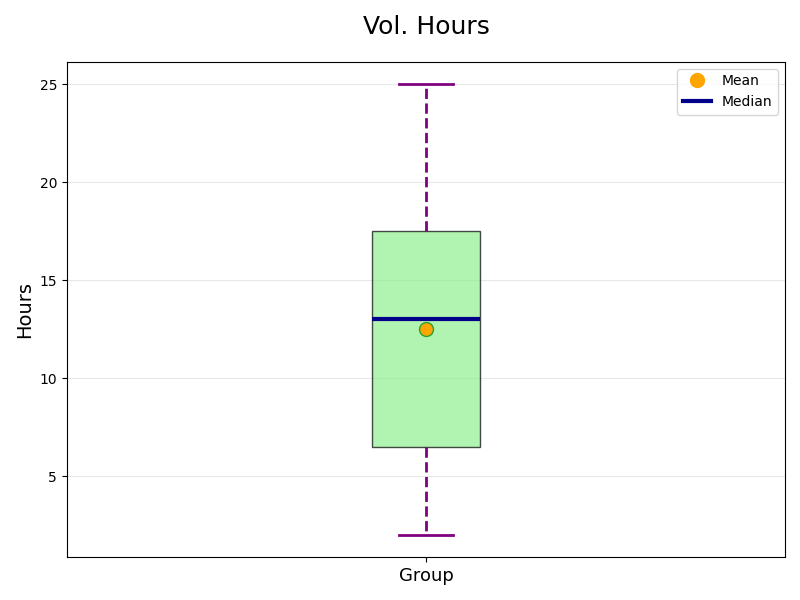

The script that drew this image:
import matplotlib.pyplot as plt

# "Randomly" altered version of volunteering_hours, but same dimensionality.
volunteering_hours = [16, 2, 20, 4, 18, 6, 12, 25, 8, 14]

fig, ax = plt.subplots(figsize=(8, 6))

bp = ax.boxplot(volunteering_hours, vert=True, patch_artist=True, notch=False,
                meanline=False, showmeans=True, meanprops=dict(marker='o', markerfacecolor='orange', markersize=10))

bp['boxes'][0].set(facecolor='lightgreen', alpha=0.7)

for whisker in bp['whiskers']:
    whisker.set(color='purple', linewidth=2, linestyle="--")

for cap in bp['caps']:
    cap.set(color='purple', linewidth=2)

for median in bp['medians']:
    median.set(color='darkblue', linewidth=3)

for mean in bp['means']:
    mean.set(marker='o', markerfacecolor='orange', markersize=10)

ax.set_title('Vol. Hours', fontsize=18, fontweight='normal', pad=20)
ax.set_ylabel('Hours', fontsize=14)
ax.set_xticklabels(['Group'], fontsize=13)

ax.yaxis.grid(True, linestyle='-', alpha=0.3)

mean_legend = plt.Line2D([], [], color='orange', marker='o', linestyle='None', markersize=10, label='Mean')
median_legend = plt.Line2D([], [], color='darkblue', linestyle='-', linewidth=3, label='Median')
ax.legend(handles=[mean_legend, median_legend], loc='upper right')

plt.tight_layout()
plt.show()
